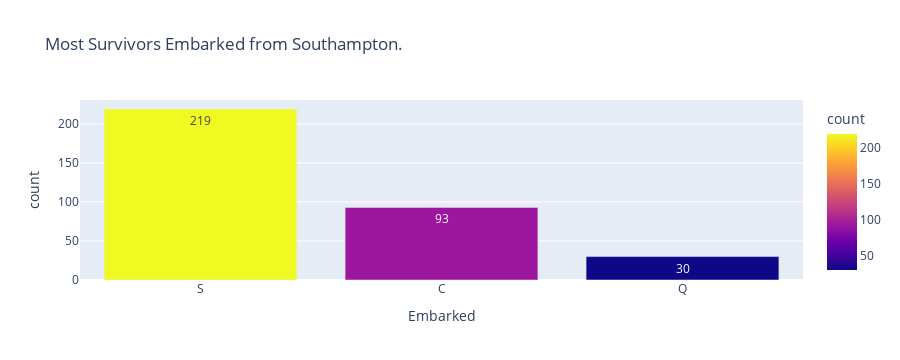

Notebook code for this chart:
### Code cell
# Where did Survivors Embark?
survivor_embarked = survivors['Embarked'].value_counts().reset_index()
px.bar(survivor_embarked,x='Embarked',y='count',color='count',text_auto=True,title='Most Survivors Embarked from Southampton.')

### Figure 1 — Plotly figure (JSON) as saved in the notebook; plotly's stock layout.template omitted (floating-point values rounded to 4 significant figures)
{"data": [{"alignmentgroup": "True", "hovertemplate": "Embarked=%{x}<br>count=%{marker.color}<extra></extra>", "legendgroup": "", "marker": {"color": [219, 93, 30], "coloraxis": "coloraxis", "pattern": {"shape": ""}}, "name": "", "offsetgroup": "", "orientation": "v", "showlegend": false, "textposition": "auto", "texttemplate": "%{y}", "type": "bar", "x": ["S", "C", "Q"], "xaxis": "x", "y": [219, 93, 30], "yaxis": "y"}], "layout": {"barmode": "relative", "coloraxis": {"colorbar": {"title": {"text": "count"}}, "colorscale": [[0, "#0d0887"], [0.1111, "#46039f"], [0.2222, "#7201a8"], [0.3333, "#9c179e"], [0.4444, "#bd3786"], [0.5556, "#d8576b"], [0.6667, "#ed7953"], [0.7778, "#fb9f3a"], [0.8889, "#fdca26"], [1, "#f0f921"]]}, "height": 360, "legend": {"tracegroupgap": 0}, "title": {"text": "Most Survivors Embarked from Southampton."}, "xaxis": {"anchor": "y", "autorange": true, "domain": [0, 1], "range": [-0.5, 2.5], "title": {"text": "Embarked"}, "type": "category"}, "yaxis": {"anchor": "x", "autorange": true, "domain": [0, 1], "range": [0, 230.5], "title": {"text": "count"}, "type": "linear"}}}
